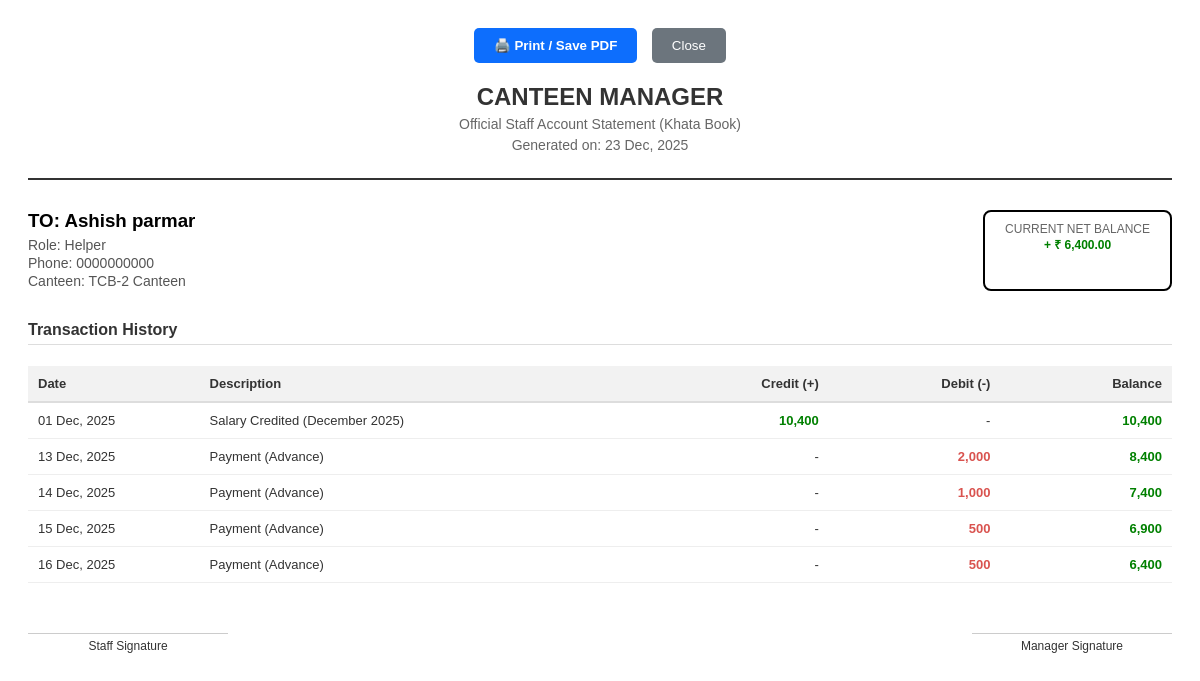
The page /management/staff/1/print/ (signed in) on the database as committed earlier.
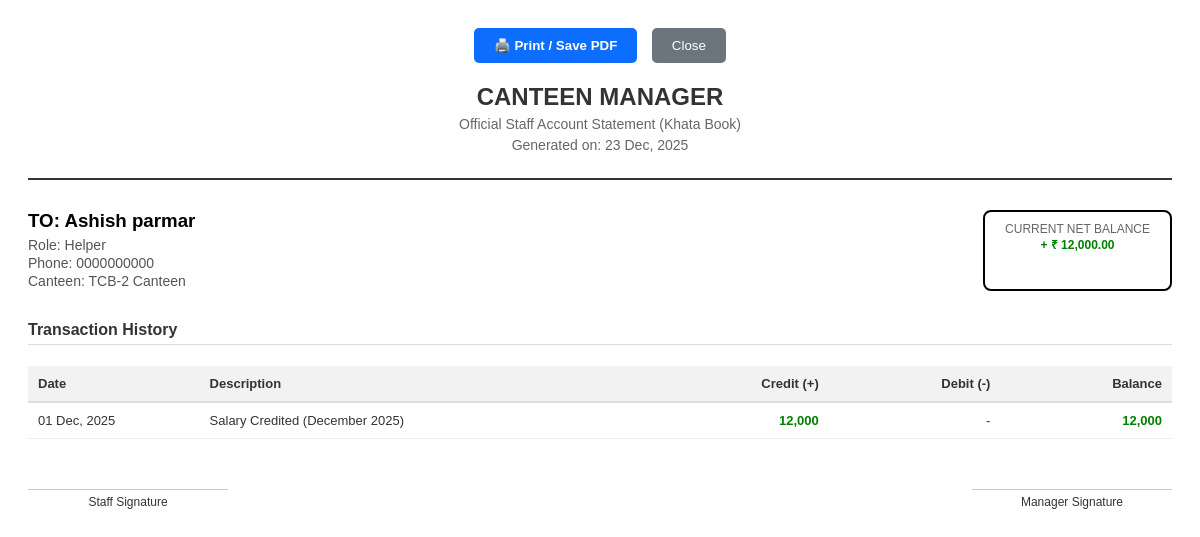
The same page on the database as committed later.
### management/models.py (models this page shows, shortened)
class SalaryPayment(models.Model):
    PAYMENT_TYPES = [
        ('Monthly', 'Monthly Salary Payment'),
        ('Advance', 'Advance Payment'),
        ('Bonus', 'Bonus'),
    ]
    staff = models.ForeignKey(
        Staff,
        on_delete=models.CASCADE,
        verbose_name="Staff Member"
    )
    date = models.DateField(verbose_name="Payment Date") # भुगतान की तारीख
    payment_type = models.CharField(max_length=10, choices=PAYMENT_TYPES, verbose_name="Payment Type") # एडवांस है या मासिक वेतन
    amount = models.DecimalField(max_digits=10, decimal_places=2, verbose_name="Amount Paid") # दी गई राशि
    notes = models.TextField(null=True, blank=True, verbose_name="Notes/Details") # कोई भी टिप्पणी (जैसे: इस माह का भुगतान)
    class Meta:
        verbose_name = "Salary/Advance Payment"
        verbose_name_plural = "Salary Payments"
        ordering = ['-date']

### management/views.py (the view)
# urls.py: path('staff/<int:staff_id>/print/', views.print_staff_ledger, name='print_staff_ledger'),
@login_required
def print_staff_ledger(request, staff_id):
    staff = get_object_or_404(Staff, pk=staff_id)
    loop_start_date = staff.joining_date if staff.joining_date else date(date.today().year, 1, 1)
    today = date.today()
    all_transactions = []
    payments = SalaryPayment.objects.filter(staff=staff)
    for pay in payments:
        all_transactions.append({ 'date': pay.date, 'description': f"Payment ({pay.payment_type})", 'credit': 0, 'debit': pay.amount, 'type': 'debit' })
    current_date = loop_start_date.replace(day=1)
    while current_date <= today.replace(day=1):
        last_day = current_date + relativedelta(months=1) - timedelta(days=1)
        monthly_salary = staff.monthly_salary
        leaves = StaffLeave.objects.filter(staff=staff, start_date__gte=current_date, end_date__lte=last_day)
        deduction = (monthly_salary / 30) * sum(l.total_days() for l in leaves)
        all_transactions.append({
            'date': current_date, # Salary on 1st
            'description': f"Salary Credited ({current_date.strftime('%B %Y')})",
            'credit': monthly_salary - deduction, 'debit': 0, 'type': 'credit'
        })
        current_date += relativedelta(months=1)
    all_transactions.sort(key=lambda x: (x['date'], 0 if x['type'] == 'credit' else 1))
    running_balance = 0
    final_ledger = []
    for trans in all_transactions:
        running_balance = running_balance + trans['credit'] - trans['debit']
        trans['balance'] = running_balance
        final_ledger.append(trans)
    return render(request, 'management/staff_ledger_print.html', {'staff': staff, 'ledger_data': final_ledger, 'overall_balance': running_balance, 'print_date': date.today()})

### management/models.py (called while the page is built)
    def total_days(self):
        if self.start_date and self.end_date:
            delta = self.end_date - self.start_date
            return delta.days + 1
        return 0

### management/templates/management/staff_ledger_print.html (shortened to what this page needs)
{% load humanize %}
<!DOCTYPE html>
<html lang="en">
<head>
</head>
<body>
    <div class="no-print" style="margin-bottom: 20px; text-align: center;">
        <button onclick="window.print()" style="padding: 10px 20px; background: #0d6efd; color: white; border: none; cursor: pointer; border-radius: 5px; font-weight: bold;">
            🖨️ Print / Save PDF
        </button>
        <button onclick="window.close()" style="padding: 10px 20px; background: #6c757d; color: white; border: none; cursor: pointer; border-radius: 5px; margin-left: 10px;">
            Close
        </button>
    </div>
    <div class="header">
        <h1>Canteen Manager</h1>
        <p>Official Staff Account Statement (Khata Book)</p>
        <p>Generated on: {{ print_date|date:"d M, Y" }}</p>
    </div>
    <div class="info-box">
        <div class="info-left">
            <h3>TO: {{ staff.name }}</h3>
            <p>Role: {{ staff.role }}</p>
            <p>Phone: {{ staff.phone }}</p>
            <p>Canteen: {{ staff.canteen.name }}</p>
        </div>
        <div class="balance-box">
            <span>Current Net Balance</span>
            <strong>
                {% if overall_balance > 0 %}
                    <span style="color: green;">+ ₹ {{ overall_balance|intcomma }}</span>
                {% elif overall_balance < 0 %}
                    <span style="color: red;">{{ overall_balance|intcomma }}</span>
                {% else %}
                    ₹ 0
                {% endif %}
            </strong>
        </div>
    </div>
    <h4 style="border-bottom: 1px solid #ddd; padding-bottom: 5px;">Transaction History</h4>
    <table>
        <thead>
            <tr>
                <th width="15%">Date</th>
                <th width="40%">Description</th>
                <th width="15%" class="text-right">Credit (+)</th>
                <th width="15%" class="text-right">Debit (-)</th>
                <th width="15%" class="text-right">Balance</th>
            </tr>
        </thead>
        <tbody>
            {% for row in ledger_data %}
            <tr>
                <td>{{ row.date|date:"d M, Y" }}</td>
                <td>{{ row.description }}</td>
                <td class="text-right">
                    {% if row.credit > 0 %}
                        <span class="success">{{ row.credit|floatformat:0|intcomma }}</span>
                    {% else %}
                        -
                    {% endif %}
                </td>
                <td class="text-right">
                    {% if row.debit > 0 %}
                        <span class="danger">{{ row.debit|floatformat:0|intcomma }}</span>
                    {% else %}
                        -
                    {% endif %}
                </td>
                <td class="text-right fw-bold">
                    {% if row.balance > 0 %}
                        <span class="success">{{ row.balance|floatformat:0|intcomma }}</span>
                    {% elif row.balance < 0 %}
                        <span class="danger">{{ row.balance|floatformat:0|intcomma }}</span>
                    {% else %}
                        0
                    {% endif %}
                </td>
            </tr>
            {% endfor %}
        </tbody>
    </table>
    <div class="footer">
        <div>Staff Signature</div>
        <div>Manager Signature</div>
    </div>
</body>
</html>

Rows that differ between the two databases and show on the page:
removed SalaryPayment: date "13 Dec, 2025", debit "2,000"
removed SalaryPayment: date "14 Dec, 2025", debit "1,000"
removed SalaryPayment: date "15 Dec, 2025", debit "500"
removed SalaryPayment: date "16 Dec, 2025", debit "500"
Other text that changed with them:
{{ overall_balance|intcomma }}: "6,400.00" → "12,000.00"
new list line: "01 Dec, 2025 Salary Credited (December 2025) 12,000 - 12,000"
list line gone: "01 Dec, 2025 Salary Credited (December 2025) 10,400 - 10,400"
list line gone: "Payment (Advance) - 8,400"
list line gone: "Payment (Advance) - 7,400"
list line gone: "Payment (Advance) - 6,900"
list line gone: "Payment (Advance) - 6,400"
